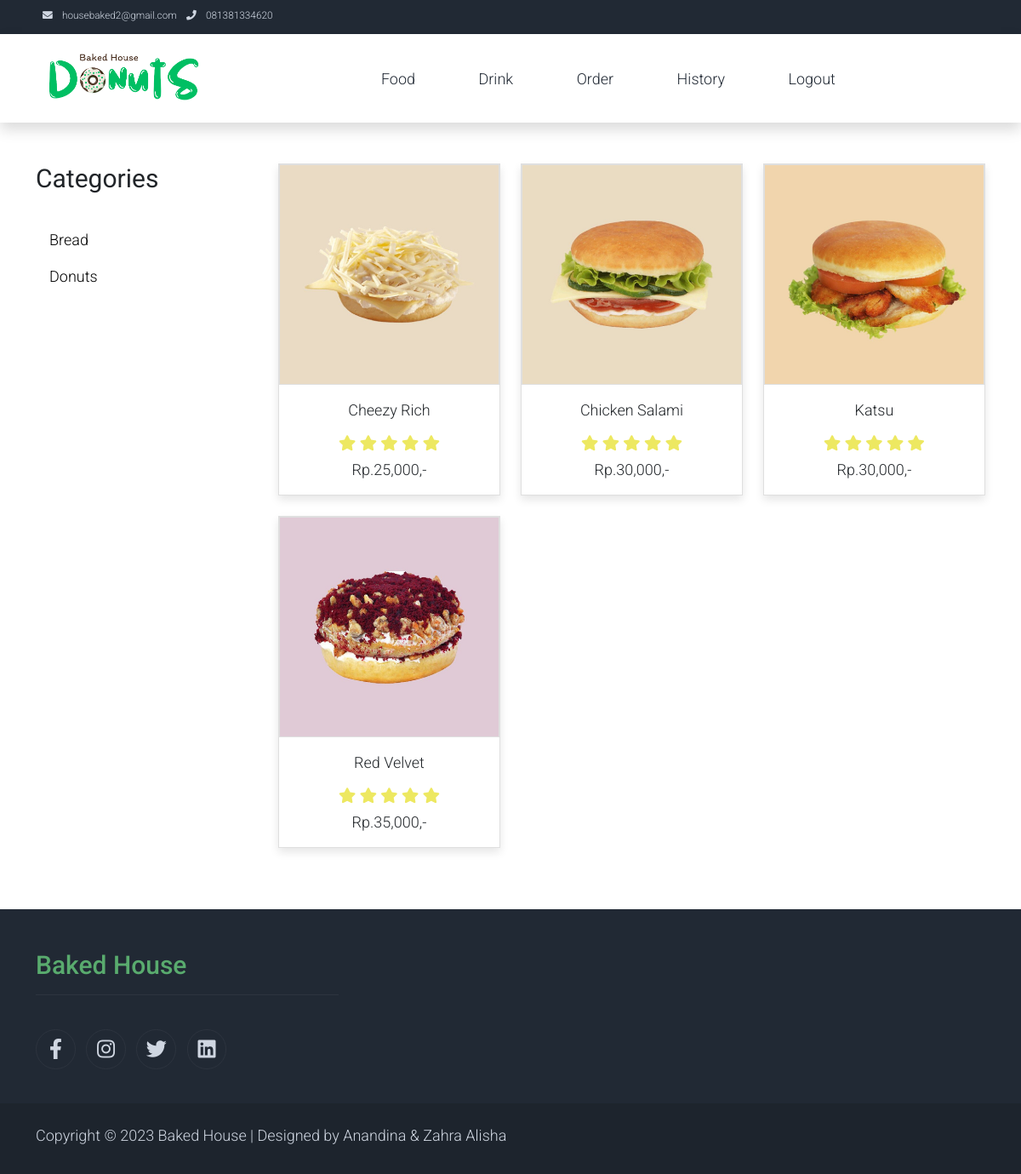
Page /bakedhouse/roti.php on the committed database.
### tables this page shows
CREATE TABLE `menu` (
  `id_menu` int(11) NOT NULL,
  `kategori` varchar(20) NOT NULL,
  `nama` varchar(100) NOT NULL,
  `harga` int(20) NOT NULL,
  `deskripsi` varchar(500) NOT NULL,
  `gambar` varchar(15) NOT NULL,
  `stok` int(50) NOT NULL
);

### bakedhouse/roti.php (the view, shortened to what this page needs)
<?php
include 'koneksi.php';
?>
<!DOCTYPE html>
<html lang="en">
  <head>
    <link rel="stylesheet" href="assets/css/bootstrap.min.css">
    <link rel="stylesheet" href="assets/css/templatemo.css">
    <link rel="stylesheet" href="assets/css/custom.css">
    <link rel="stylesheet" href="assets/css/fontawesome.min.css">
  </head>
  <body>
    <nav class="navbar navbar-expand-lg bg-dark navbar-light d-none d-lg-block" id="templatemo_nav_top">
        <div class="container text-light">
            <div class="w-100 d-flex justify-content-between">
                <div>
                    <i class="fa fa-envelope mx-2"></i>
                    <a class="navbar-sm-brand text-light text-decoration-none" href="mailto:housebaked2@gmail.com">housebaked2@gmail.com</a>
                    <i class="fa fa-phone mx-2"></i>
                    <a class="navbar-sm-brand text-light text-decoration-none" href="tel:081381334620">081381334620</a>
                </div>
            </div>
        </div>
    </nav>
    <nav class="navbar navbar-expand-lg navbar-light shadow">
        <div class="container d-flex justify-content-between align-items-center">
                <a class="navbar-brand text-success logo h1 align-self-center" href="index.php">
                    <img src="assets/img/banner.png" height="70px">
                </a>
            <div class="align-self-center collapse navbar-collapse flex-fill  d-lg-flex justify-content-lg-between" id="templatemo_main_nav">
                <div class="flex-fill">
                    <ul class="nav navbar-nav d-flex justify-content-between mx-lg-auto">
                        <li class="nav-item">
                            <a class="nav-link" href="donat.php">Food</a>
                        </li>
                        <li class="nav-item">
                            <a class="nav-link" href="minum.php">Drink</a>
                        </li>
                        <li class="nav-item">
                            <a class="nav-link" href="order.php">Order</a>
                        </li>
                        <li class="nav-item">
                            <a class="nav-link" href="history.php">History</a>
                        </li>
                        <li class="nav-item">
                            <a class="nav-link" href="../index.php" name="logout">Logout</a>
                        </li>
                    </ul>
                </div>
            </div>
        </div>
    </nav>
<div class="container py-5">
        <div class="row">
            <div class="col-lg-3">
                <h1 class="h2 pb-4"><b>Categories</b></h1>
                <ul class="list-unstyled templatemo-accordion">
                <ul class="nav flex-column">
                    <li class="nav-item">
                        <a class="nav-link active" aria-current="page" href="roti.php">Bread</a>
                    </li>
                    <li class="nav-item">
                        <a class="nav-link active" aria-current="page" href="donat.php">Donuts</a>
                    </li>
                </ul>
            </div>
            <div class="col-lg-9">
                <div class="row">
                <?php
        $ambil = $koneksi ->query("SELECT * FROM menu WHERE kategori = 'roti'");
        while($produk = $ambil -> fetch_assoc()):
        ?>
                    <div class="col-md-4">
                        <div class="card mb-4 product-wap rounded-0">
                            <div class="card rounded-0">
                                <img class="card-img rounded-0 img-fluid" src="assets/img/<?php echo $produk['gambar'];?>">
                            </div>
                            <div class="card-body">
                                <ul class="list-unstyled d-flex justify-content-center mb-1">
                                    <li>
                                        <?php echo $produk['nama'];?>
                                    </li>
                                </ul>
                                <ul class="w-100 list-unstyled d-flex justify-content-center mb-0">
                                </ul>
                                <ul class="list-unstyled d-flex justify-content-center mb-1">
                                    <li>
                                        <i class="text-warning fa fa-star"></i>
                                        <i class="text-warning fa fa-star"></i>
                                        <i class="text-warning fa fa-star"></i>
                                        <i class="text-warning fa fa-star"></i>
                                        <i class="text-warning fa fa-star"></i>
                                    </li>
                                </ul>
                                <p class="text-center mb-0">Rp.<?php echo number_format($produk['harga']);?>,-</p>
                            </div>
                        </div>
                    </div>
                    <?php
            endwhile;
            ?>
            </div>
        </div>
    </div>
</div>
    <footer class="bg-dark" id="tempaltemo_footer">
        <div class="container">
            <div class="row">
                <div class="col-md-4 pt-5">
                    <h2 class="h2 text-success border-bottom pb-3 border-light logo">Baked House</h2>
                </div>
            </div>
            <div class="row text-light mb-4">
                <div class="col-12 mb-3">
                </div>
                <div class="col-center">
                    <ul class="list-inline text-left footer-icons">
                        <li class="list-inline-item border border-light rounded-circle text-center">
                            <a class="text-light text-decoration-none" target="_blank" href="http://facebook.com/"><i class="fab fa-facebook-f fa-lg fa-fw"></i></a>
                        </li>
                        <li class="list-inline-item border border-light rounded-circle text-center">
                            <a class="text-light text-decoration-none" target="_blank" href="https://www.instagram.com/"><i class="fab fa-instagram fa-lg fa-fw"></i></a>
                        </li>
                        <li class="list-inline-item border border-light rounded-circle text-center">
                            <a class="text-light text-decoration-none" target="_blank" href="https://twitter.com/"><i class="fab fa-twitter fa-lg fa-fw"></i></a>
                        </li>
                        <li class="list-inline-item border border-light rounded-circle text-center">
                            <a class="text-light text-decoration-none" target="_blank" href="https://www.linkedin.com/"><i class="fab fa-linkedin fa-lg fa-fw"></i></a>
                        </li>
                    </ul>
                </div>
            </div>
        </div>
        <div class="w-100 bg-black py-3">
            <div class="container">
                <div class="row pt-2">
                    <div class="col-12">
                        <p class="text-left text-light">
                            Copyright &copy; 2023 Baked House
                            | Designed by Anandina & Zahra Alisha</a>
                        </p>
                    </div>
                </div>
            </div>
        </div>
    </footer>
</body>
</html>

### bakedhouse/assets/css/templatemo.css (style rules this page uses)
body, ul, li, p, a, label, input, div { font-family: 'Roboto', sans-serif; font-size: 18px !important; font-weight: 300 !important; }
.h1 { font-family: 'Roboto', sans-serif; font-size: 48px !important; font-weight: 200 !important; }
.h2 { font-family: 'Roboto', sans-serif; font-size: 30px !important; font-weight: 300; }
.logo { font-weight: 500 !important; }
.text-warning { color: #ede861 !important; }
.text-success { color: #59ab6e !important; }
.text-light { color: #cfd6e1 !important; }
.bg-dark { background-color: #212934 !important; }
.bg-black { background-color: #1d242d !important; }
#templatemo_nav_top { min-height: 40px; }
#templatemo_nav_top * { font-size: .9em !important; }
#templatemo_main_nav a { color: #212934; }
.templatemo-accordion a { color: #000; }
.product-wap { box-shadow: 0px 5px 10px 0px rgba(0, 0, 0, 0.10); }
#tempaltemo_footer a { color: #dcdde1; }
#tempaltemo_footer ul.footer-icons li { width: 2.6em; height: 2.6em; line-height: 2.6em; }
#tempaltemo_footer .border-light { border-color: #2d343f !important; }
.product-wap .h3, .product-wap li, .product-wap i, .product-wap p { font-size: 12px !important; }
@media (min-width: 768px) { #templatemo_main_nav .navbar-nav { max-width: 450px; } }
@media (min-width: 992px) { #templatemo_main_nav .navbar-nav { max-width: 550px; } }
@media (min-width: 992px) { .product-wap .h3, .product-wap li, .product-wap i, .product-wap p { font-size: 18px !important; } }

### rows in the picture
menu: gambar (picture), nama "Cheezy Rich", harga "25,000"
menu: gambar (picture), nama "Chicken Salami", harga "30,000"
menu: gambar (picture), nama "Katsu", harga "30,000"
menu: gambar (picture), nama "Red Velvet", harga "35,000"
